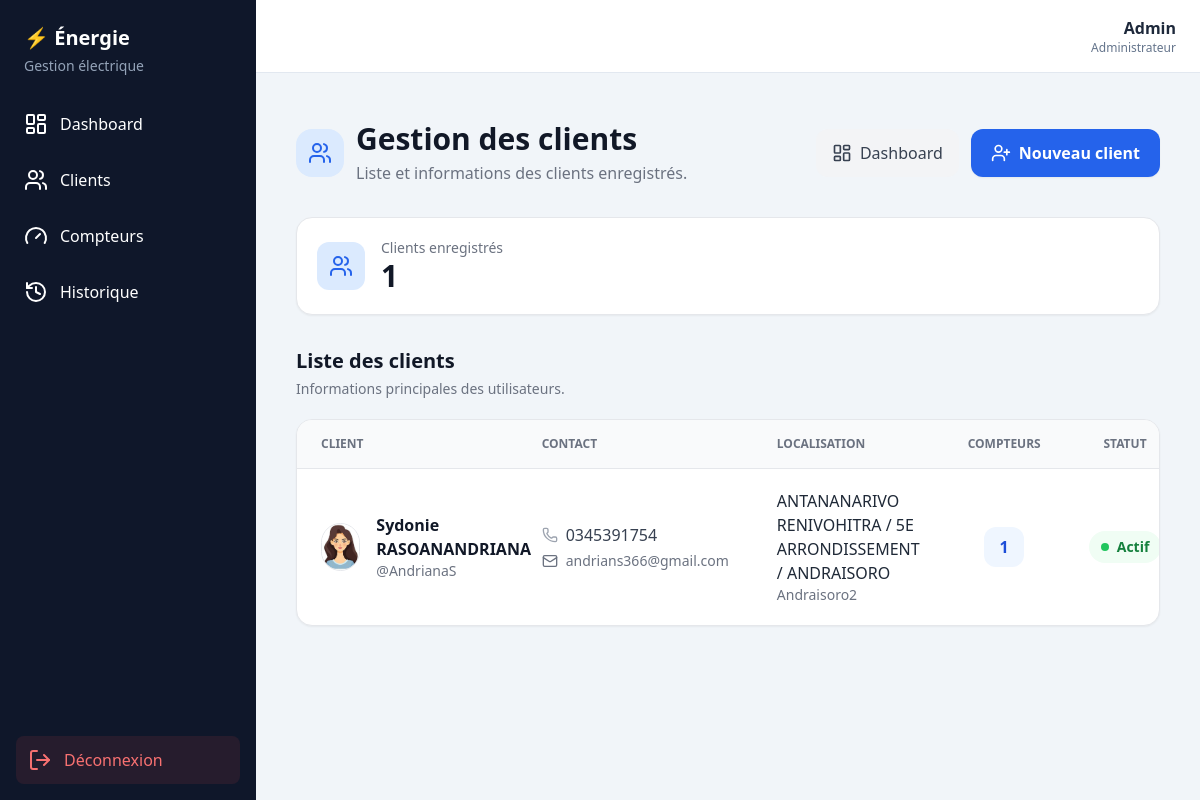
The page /admin-dashboard/clients/ (signed in) on the database its author committed.
### compteur/models.py (models this page shows, shortened)
class Profil(models.Model):
    utilisateur = models.OneToOneField(
        User,
        on_delete=models.CASCADE,
        related_name="profil"
    )
    nom = models.CharField(max_length=100)
    prenom = models.CharField(max_length=100)
    adresse = models.TextField(blank=True)
    ville = models.CharField(max_length=100, blank=True)
    fokontany = models.CharField(max_length=100, blank=True)
    telephone = models.CharField(max_length=30, blank=True)
    date_naissance = models.DateField(
        null=True,
        blank=True
    )
    profession = models.CharField(
        max_length=100,
        blank=True
    )
    cin = models.CharField(
        max_length=50,
        unique=True,
        null=True,
        blank=True
    )
    photo_cin_recto = models.ImageField(
        upload_to="clients/cin/recto/",
        null=True,
        blank=True
    )
    photo_cin_verso = models.ImageField(
        upload_to="clients/cin/verso/",
        null=True,
        blank=True
    )
    photo_user = models.ImageField(
        upload_to="clients/photos/",
        null=True,
        blank=True
    )
    cin_verifiee = models.BooleanField(default=False)
    telephone_verifie = models.BooleanField(default=False)
    email_verifie = models.BooleanField(default=False)
    actif = models.BooleanField(default=True)
    date_inscription = models.DateTimeField(
        auto_now_add=True
    )
    date_modification = models.DateTimeField(
        auto_now=True
    )

### compteur/views.py (the view)
@login_required
def clients_admin(request):
    if not request.user.is_staff:
        return redirect(
            "compteur:dashboard"
        )
    clients = (
        Profil.objects
        .select_related(
            "utilisateur"
        )
        .order_by(
            "-date_inscription"
        )
    )
    return render(
        request,
        "compteur/admin/clients.html",
        {
            "clients": clients
        }
    )

### compteur/templates/compteur/admin/clients.html (shortened to what this page needs)
{% extends "compteur/base.html" %}
{% block content %}
<div class="max-w-7xl mx-auto px-4 py-6">
    <div class="flex flex-col md:flex-row md:items-center
                md:justify-between gap-4 mb-8">
        <div>
            <div class="flex items-center gap-3">
                <div class="w-12 h-12 rounded-2xl
                            bg-blue-100
                            flex items-center justify-center">
                    <i
                        data-lucide="users"
                        class="w-6 h-6 text-blue-600"
                    ></i>
                </div>
                <div>
                    <h1 class="text-2xl md:text-3xl font-bold text-gray-900">
                        Gestion des clients
                    </h1>
                    <p class="text-gray-500 mt-1">
                        Liste et informations des clients enregistrés.
                    </p>
                </div>
            </div>
        </div>
        <div class="flex flex-col sm:flex-row gap-3">
            <a
                href="{% url 'compteur:dashboard_admin' %}"
                class="inline-flex items-center justify-center gap-2
                       px-4 py-3 rounded-xl
                       bg-gray-100 hover:bg-gray-200
                       text-gray-700 font-medium
                       transition"
            >
                <i
                    data-lucide="layout-dashboard"
                    class="w-5 h-5"
                ></i>
                Dashboard
            </a>
            <a
                href="{% url 'compteur:client_create_admin' %}"
                class="inline-flex items-center justify-center gap-2
                       px-5 py-3 rounded-xl
                       bg-blue-600 hover:bg-blue-700
                       text-white font-semibold
                       shadow-sm transition"
            >
                <i
                    data-lucide="user-plus"
                    class="w-5 h-5"
                ></i>
                Nouveau client
            </a>
        </div>
    </div>
    <div class="bg-white border border-gray-200
                rounded-2xl shadow-sm p-5 mb-8">
        <div class="flex items-center gap-4">
            <div class="w-12 h-12 rounded-xl
                        bg-blue-100
                        flex items-center justify-center">
                <i
                    data-lucide="users"
                    class="w-6 h-6 text-blue-600"
                ></i>
            </div>
            <div>
                <p class="text-sm text-gray-500">
                    Clients enregistrés
                </p>
                <p class="text-3xl font-bold text-gray-900">
                    {{ clients|length }}
                </p>
            </div>
        </div>
    </div>
    <div class="mb-5">
        <h2 class="text-xl font-bold text-gray-900">
            Liste des clients
        </h2>
        <p class="text-gray-500 text-sm mt-1">
            Informations principales des utilisateurs.
        </p>
    </div>
    {% if clients %}
        <div class="hidden lg:block
                    bg-white rounded-2xl
                    border border-gray-200
                    shadow-sm overflow-hidden">
            <div class="overflow-x-auto">
                <table class="w-full">
                    <thead class="bg-gray-50 border-b border-gray-200">
                        <tr>
                            <th class="text-left px-6 py-4
                                       text-xs font-semibold
                                       text-gray-500 uppercase">
                                Client
                            </th>
                            <th class="text-left px-6 py-4
                                       text-xs font-semibold
                                       text-gray-500 uppercase">
                                Contact
                            </th>
                            <th class="text-left px-6 py-4
                                       text-xs font-semibold
                                       text-gray-500 uppercase">
                                Localisation
                            </th>
                            <th class="text-center px-6 py-4
                                       text-xs font-semibold
                                       text-gray-500 uppercase">
                                Compteurs
                            </th>
                            <th class="text-center px-6 py-4
                                       text-xs font-semibold
                                       text-gray-500 uppercase">
                                Statut
                            </th>
                        </tr>
                    </thead>
                    <tbody class="divide-y divide-gray-100">
                        {% for client in clients %}
                        <tr class="hover:bg-gray-50 transition">
                            <td class="px-6 py-5">
                                <div class="flex items-center gap-4">
                                    {% if client.photo_user %}
                                        <img
                                            src="{{ client.photo_user.url }}"
                                            alt="{{ client.prenom }}"
                                            class="w-12 h-12 rounded-full
                                                   object-cover
                                                   border border-gray-200"
                                        >
                                    {% endif %}
                                    <div>
                                        <p class="font-semibold text-gray-900">
                                            {{ client.prenom }}
                                            {{ client.nom }}
                                        </p>
                                        <p class="text-sm text-gray-500">
                                            @{{ client.utilisateur.username }}
                                        </p>
                                    </div>
                                </div>
                            </td>
                            <td class="px-6 py-5">
                                {% if client.telephone %}
                                    <div class="flex items-center gap-2
                                                text-gray-700">
                                        <i
                                            data-lucide="phone"
                                            class="w-4 h-4 text-gray-400"
                                        ></i>
                                        {{ client.telephone }}
                                    </div>
                                {% else %}
                                    <span class="text-gray-400">
                                        Non renseigné
                                    </span>
                                {% endif %}
                                {% if client.utilisateur.email %}
                                    <div class="flex items-center gap-2
                                                text-sm text-gray-500 mt-1">
                                        <i
                                            data-lucide="mail"
                                            class="w-4 h-4"
                                        ></i>
                                        {{ client.utilisateur.email }}
                                    </div>
                                {% endif %}
                            </td>
                            <td class="px-6 py-5">
                                {% if client.ville %}
                                    <p class="font-medium text-gray-800">
                                        {{ client.ville }}
                                    </p>
                                {% endif %}
                                {% if client.fokontany %}
                                    <p class="text-sm text-gray-500">
                                        {{ client.fokontany }}
                                    </p>
                                {% endif %}
                            </td>
                            <td class="px-6 py-5 text-center">
                                <span
                                    class="inline-flex items-center justify-center
                                           min-w-10 h-10 px-3
                                           rounded-xl
                                           bg-blue-50
                                           text-blue-700
                                           font-bold"
                                >
                                    {{ client.utilisateur.compteurs.count }}
                                </span>
                            </td>
                            <td class="px-6 py-5 text-center">
                                {% if client.actif %}
                                    <span
                                        class="inline-flex items-center gap-2
                                               px-3 py-1.5
                                               rounded-full
                                               bg-green-50
                                               text-green-700
                                               text-sm font-semibold"
                                    >
                                        <span class="w-2 h-2 rounded-full bg-green-500"></span>
                                        Actif
                                    </span>
                                {% endif %}
                            </td>
                        </tr>
                        {% endfor %}
                    </tbody>
                </table>
            </div>
        </div>
    {% endif %}
</div>
{% endblock %}

### compteur/templates/compteur/base.html (shortened to what this page needs)
{% load static %}
<!DOCTYPE html>
<html lang="fr">
<head>
    <script src="https://cdn.tailwindcss.com"></script>
    <link
        rel="stylesheet"
        href="{% static 'compteur/css/app.css' %}"
    >
</head>
<body class="bg-slate-100 text-slate-800">
<aside
    id="sidebar"
    class="fixed left-0 top-0 z-40 h-screen w-64
           bg-slate-900 text-white
           transform -translate-x-full
           lg:translate-x-0
           transition-transform duration-300"
>
    <div class="p-6">
        <h1 class="text-xl font-bold">
            ⚡ Énergie
        </h1>
        <p class="text-slate-400 text-sm mt-1">
            Gestion électrique
        </p>
    </div>
    <nav class="px-3 space-y-2">
        {% if request.user.is_staff %}
            <a
                href="{% url 'compteur:dashboard_admin' %}"
                class="flex items-center gap-3 p-3 rounded-lg hover:bg-slate-800"
            >
                <i data-lucide="layout-dashboard"></i>
                Dashboard
            </a>
            <a
                href="{% url 'compteur:clients_admin' %}"
                class="flex items-center gap-3 p-3 rounded-lg hover:bg-slate-800"
            >
                <i data-lucide="users"></i>
                Clients
            </a>
            <a
                href="{% url 'compteur:compteurs_admin' %}"
                class="flex items-center gap-3 p-3 rounded-lg hover:bg-slate-800"
            >
                <i data-lucide="gauge"></i>
                Compteurs
            </a>
            <a
                href="{% url 'compteur:historique_admin' %}"
                class="flex items-center gap-3 p-3 rounded-lg hover:bg-slate-800"
            >
                <i data-lucide="history"></i>
                Historique
            </a>
        {% endif %}
    </nav>
    <div class="absolute bottom-0 left-0 right-0 p-4">
        <a
            href="{% url 'compteur:deconnexion' %}"
            class="flex items-center gap-3 p-3 rounded-lg
                   bg-red-500/10 text-red-400 hover:bg-red-500/20"
        >
            <i data-lucide="log-out"></i>
            Déconnexion
        </a>
    </div>
</aside>
<div class="lg:ml-64 min-h-screen">
    <header
        class="bg-white border-b border-slate-200
               px-4 md:px-6 py-4
               flex items-center justify-between"
    >
        <div class="ml-auto flex items-center gap-3">
            <div class="text-right">
                <p class="font-semibold">
                    {{ request.user.username }}
                </p>
                <p class="text-xs text-slate-500">
                    {% if request.user.is_staff %}
                        Administrateur
                    {% else %}
                        Client
                    {% endif %}
                </p>
            </div>
        </div>
    </header>
    <main class="p-4 md:p-6">
        {% block content %}
        {% endblock %}
    </main>
</div>
</body>
</html>

### compteur/static/compteur/css/app.css (style rules this page uses)
:root { --blue: #2563eb; --blue-light: #dbeafe; --green: #16a34a; --green-light: #dcfce7; --orange: #f59e0b; --orange-light: #fef3c7; --purple: #7c3aed; --purple-light: #ede9fe; --red: #dc2626; --red-light: #fee2e2; --gray: #64748b; --gray-light: #f1f5f9; --dark: #0f172a; }

### rows shown on the page
Profil: photo_user (picture), prenom "Sydonie", nom "RASOANANDRIANA", utilisateur.username "AndrianaS", telephone "0345391754", utilisateur.email "andrians366@gmail.com", ville "ANTANANARIVO RENIVOHITRA / 5E ARRONDISSEMENT / ANDRAISORO", fokontany "Andraisoro2", utilisateur.compteurs.count "1", actif True (drawn)

### other values the page prints
{{ request.user.username }} "Admin"
{{ clients|length }} "1"
